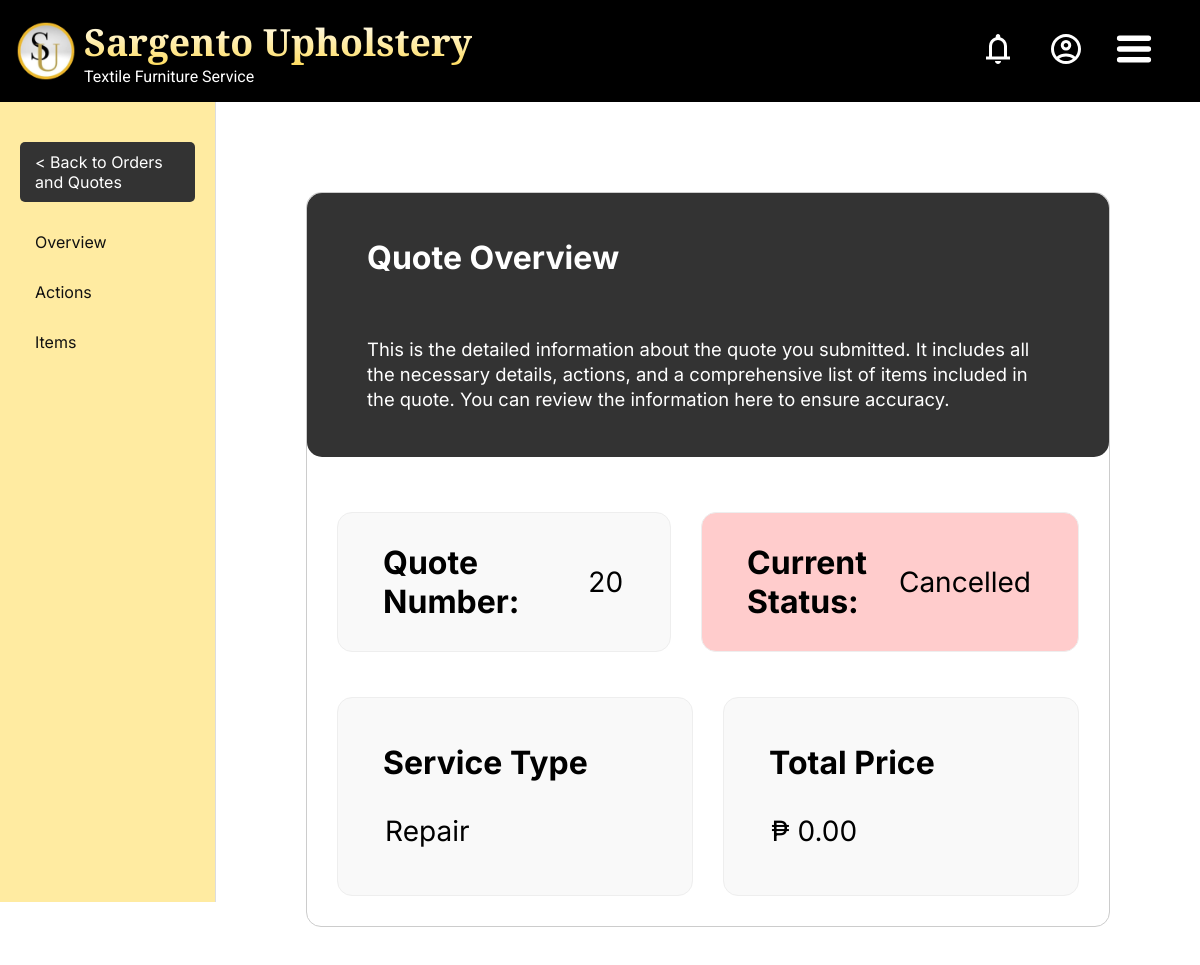
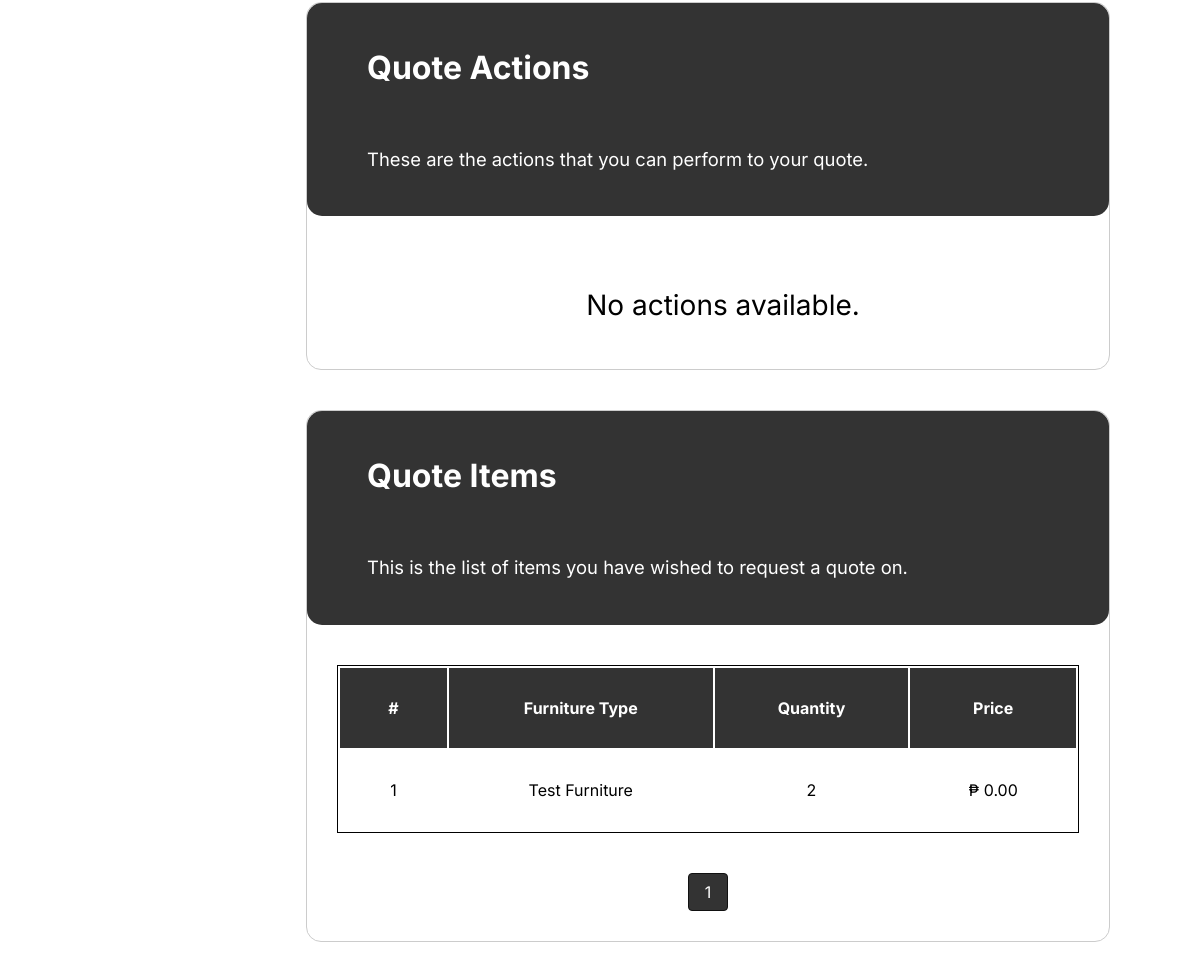
The app's page /my/quotes.php?quote_id=20 (signed in) with its own data (2 pictures, top to bottom).
### tables this page shows
CREATE TABLE `items` (
  `item_id` int NOT NULL,
  `quote_id` int DEFAULT NULL,
  `custom_id` int DEFAULT NULL,
  `furniture` varchar(255) DEFAULT NULL,
  `description` text,
  `item_ref_img` text,
  `quantity` int UNSIGNED DEFAULT NULL,
  `item_price` float DEFAULT NULL,
  `item_status` enum('pending','approved','modified','rejected','accepted','cancelled') DEFAULT 'pending'
);

CREATE TABLE `quotes` (
  `quote_id` int NOT NULL,
  `customer_id` int DEFAULT NULL,
  `service_type` enum('','repair','mto') DEFAULT NULL,
  `total_price` float DEFAULT NULL,
  `quote_status` enum('pending','approved','modified','rejected','accepted','cancelled') DEFAULT 'pending',
  `created_at` timestamp NULL DEFAULT CURRENT_TIMESTAMP,
  `updated_at` timestamp NULL DEFAULT CURRENT_TIMESTAMP ON UPDATE CURRENT_TIMESTAMP
);

### my/quotes.php (the view, shortened to what this page needs)
<?php
    $user_id = $_SESSION['user_id'];
    $quote_id = htmlspecialchars($_GET['quote_id']);
    require_once('../database_connection.php');
    $query = "
        SELECT
            *
        FROM
            `quotes` q
                RIGHT JOIN
            `items` i ON q.quote_id = i.quote_id
                LEFT JOIN
            `customs` c ON i.custom_id = c.custom_id
        WHERE
            q.quote_id = :quote_id
                AND
            q.customer_id = :customer_id
    ";
    $stmt = $conn->prepare($query);
    $stmt->bindParam(':quote_id', $quote_id, PDO::PARAM_INT);
    $stmt->bindParam(':customer_id', $user_id, PDO::PARAM_INT);
    $stmt->execute();
    $quote = $stmt->fetch(PDO::FETCH_ASSOC);
?>
<!DOCTYPE html>
<html lang="en">
<head>
    <link rel="stylesheet" href="/css/global.css">
    <link rel="stylesheet" href="/css/quotes.css">
</head>
<body>
    <?php require_once('../header.php'); ?>
    <div class="main-wrapper">
        <div class="sidebar__wrapper">
            <div class="sidebar__container">
                <div class="sidebar__back">
                    <a href="orders_and_quotes.php" class="quotes__back-button">< Back to Orders and Quotes</a>
                </div>
                <div class="sidebar">
                    <ul class="sidebar__list">
                        <li class="sidebar__item">
                            <a href="#overview" class="sidebar__link">Overview</a>
                        </li>
                        <li class="sidebar__item">
                            <a href="#actions" class="sidebar__link">Actions</a>
                        </li>
                        <li class="sidebar__item">
                            <a href="#items" class="sidebar__link">Items</a>
                        </li>
                    </ul>
                </div>
            </div>
        </div>
        <div class="quotes__wrapper">
            <div class="quotes">
                <div class="quotes-top   quotes-segment" id="overview">
                    <div class="quotes-top__intro   quotes-segment__intro">
                        <h1 class="quotes-top__title   quotes-segment__title">Quote Overview</h1>
                        <p class="quotes-top__desc   quotes-segment__desc">
                            This is the detailed information about the quote you submitted.
                            It includes all the necessary details, actions, and a comprehensive
                            list of items included in the quote. You can review the information
                            here to ensure accuracy.
                        </p>
                    </div>
                    <div class="quote-identif">
                        <div class="quote-number__wrapper   quote-identif__section">
                            <div class="quote-number__title   quote-section__title">
                                <h1>Quote Number: </h1>
                            </div>
                            <table class="quote-number">
                                <tr>
                                    <td class="td--top"><?= ($quote["quote_id"]) ?></td>
                                </tr>
                            </table>
                        </div>
                        <?php
                            $status_class = '';
                            switch ($quote["quote_status"]) {
                                case 'rejected':
                                case 'cancelled':
                                    $status_class = 'status-rejected';
                                    break;
                            }
                        ?>
                        <div class="quote-status__wrapper   quote-identif__section   <?= $status_class ?>">
                            <div class="quote-status__title quote-section__title">
                                <h1>Current Status: </h1>
                            </div>
                            <table class="quote-status">
                                <tr>
                                    <td class="td--top"><?= ucwords(str_replace('_', ' ', html_entity_decode($quote["quote_status"]))) ?></td>
                                </tr>
                            </table>
                        </div>
                    </div>
                    <div class="quote-info">
                        <div class="quote-type__wrapper   quote-info__section">
                            <div class="quote-type__title   quote-section__title">
                                <h1>Service Type</h1>
                            </div>
                            <table class="quote-type">
                                <tr>
                                    <td class="td--top"><?= ucwords(str_replace('_', ' ', htmlspecialchars($quote["service_type"] ?? 'N/A') == "mto" ? "Made-To-Order" : "Repair")) ?></td>
                                </tr>
                            </table>
                        </div>
                        <div class="quote-price__wrapper   quote-info__section">
                            <div class="quote-price__title   quote-section__title">
                                <h1>Total Price</h1>
                            </div>
                            <table class="quote-price">
                                <tr>
                                    <td class="td--top">₱ <?= number_format($quote["total_price"] ?? 0, 2, '.', ',') ?></td>
                                </tr>
                            </table>
                        </div>
                    </div>
                </div>
                <div class="quote-middle   quotes-segment" id="actions">
                    <div class="quotes-middle__intro   quotes-segment__intro">
                        <h1 class="quotes-middle__title   quotes-segment__title">Quote Actions</h1>
                        <p class="quotes-middle__desc   quotes-segment__desc">
                            These are the actions that you can perform to your quote.
                        </p>
                    </div>
                    <table class="quote-actions">
                        <tr>
                            <?php if($quote['quote_status'] != "approved" && ($quote['quote_status'] == "cancelled" || $quote['quote_status'] == "rejected" || $quote['quote_status'] == "accepted")): ?>
                                <td class="td--top   td--actions   td--no-action">
                                    No actions available.
                                </td>
                            <?php endif; ?>
                        </tr>
                    </table>
                </div>
                <div class="quotes-bottom   quotes-segment" id="items">
                    <div class="quotes-bottom__intro   quotes-segment__intro">
                        <h1 class="quotes-bottom__title   quotes-segment__title">Quote Items</h1>
                        <p class="quotes-bottom__desc   quotes-segment__desc">This is the list of items you have wished to request a quote on.</p>
                    </div>
                    <div class="quote-items__wrapper">
                        <?php
                            $items_per_page = 5;
                            $page = isset($_GET['page']) ? (int)$_GET['page'] : 1;
                            $offset = ($page - 1) * $items_per_page;
                            $query = "
                                SELECT
                                    *
                                FROM
                                    `items` i
                                        LEFT JOIN
                                    `customs` c ON i.custom_id = c.custom_id
                                WHERE
                                    i.quote_id = :quote_id
                                LIMIT :limit
                                OFFSET :offset
                            ";
                            $stmt = $conn->prepare($query);
                            $stmt->bindParam(':quote_id', $quote_id, PDO::PARAM_INT);
                            $stmt->bindParam(':limit', $items_per_page, PDO::PARAM_INT);
                            $stmt->bindParam(':offset', $offset, PDO::PARAM_INT);
                            $stmt->execute();
                            $items = $stmt->fetchAll(PDO::FETCH_ASSOC);
                            $query_total = "SELECT COUNT(*) as total FROM `items` WHERE `quote_id` = :quote_id";
                            $stmt_total = $conn->prepare($query_total);
                            $stmt_total->bindParam(':quote_id', $quote_id, PDO::PARAM_INT);
                            $stmt_total->execute();
                            $total_items = $stmt_total->fetch(PDO::FETCH_ASSOC)['total'];
                            $total_pages = ceil($total_items / $items_per_page);
                        ?>
                        <div id="quote-items-container">
                            <table class="quote-items">
                                <thead class="quote-items__thead">
                                    <tr class="quote-items__tr quote-items__tr--header">
                                        <th class="quote-items__th">#</th>
                                        <th class="quote-items__th">Furniture Type</th>
                                        <th class="quote-items__th">Quantity</th>
                                        <th class="quote-items__th">Price</th>
                                    </tr>
                                </thead>
                                <tbody class="quote-items__tbody">
                                    <?php if ($stmt->rowCount() > 0): ?>
                                        <?php foreach ($items as $i => $item): ?>
                                            <tr class="quote-items__tr   quote-items__tr--td   items__tr">
                                                <td class="quote-items__td"> <?= $i + 1 ?></td>
                                                <td class="quote-items__td"> <?= ucwords(htmlspecialchars($item["furniture"] ?? 'N/A')) ?> </td>
                                                <td class="quote-items__td"> <?= htmlspecialchars($item["quantity"] ?? 'N/A') ?> </td>
                                                <td class="quote-items__td"> ₱ <?= number_format($item["item_price"] ?? 0, 2, '.', ',') ?> </td>
                                            </tr>
                                        <?php endforeach; ?>
                                    <?php else: ?>
                                        <tr class="quote-items__tr">
                                            <td colspan="5">No records found.</td>
                                        </tr>
                                    <?php endif; ?>
                                </tbody>
                            </table>
                        </div>
                        <div class="pagination" id="pagination-controls">
                            <div class="pagination">
                                <?php for ($i = 1; $i <= $total_pages; $i++): ?>
                                    <a href="?quote_id=<?= $quote_id ?>&page=<?= $i ?>" class="<?= ($i == $page) ? 'active' : '' ?>"><?= $i ?></a>
                                <?php endfor; ?>
                            </div>
                        </div>
                    </div>
                </div>
            </div>
        </div>
    </div>
</body>
</html>

### css/global.css (style rules this page uses)
:root { --fs-48: clamp(28px, 3.12vw, 48px); --fs-40: clamp(26px, 2.59vw, 40px); --fs-36: clamp(25px, 2.34vw, 36px); --fs-32: clamp(24px, 2.08vw, 32px); --fs-24: clamp(22px, 1.56vw, 24px); --fs-20: clamp(18px, 1.3vw, 20px); --fs-18: clamp(16px, 1.17vw, 18px); --fs-16: clamp(14px, 0.78vw, 16px); }
* { box-sizing: border-box; margin: 0; padding: 0; text-decoration: none; }
body { font-family: 'Playfair Display', sans-serif; }

### css/quotes.css (style rules this page uses)
.main-wrapper { display: flex; font-family: "Inter", sans-serif; }
.sidebar__wrapper { width: 20%; background-color: #ffeba1; border-right: 1px solid #ddd; position: sticky; top: 0; left: 0; height: 100vh; overflow-y: auto; padding-top: 20px; }
.sidebar__container { padding: 20px; }
.sidebar__back { margin-bottom: 20px; }
.quotes__back-button { display: inline-block; padding: 10px 15px; background-color: #333; color: #fff; text-decoration: none; border-radius: 5px; }
.sidebar__list { list-style: none; padding: 0; margin: 0; }
.sidebar__item { margin-bottom: 10px; }
.sidebar__link { display: block; padding: 10px 15px; color: #111; text-decoration: none; background-color: #ffeba1; border-radius: 5px; transition: background-color 0.3s ease; }
.quotes__wrapper { width: 80%; height: auto; margin: 5vmin; display: flex; }
.quotes { padding: 2.5vmin; }
.quotes-segment { border: 1px solid #ccc; border-radius: 15px; margin-bottom: 2.5em; }
.quotes-segment__intro { background-color: #fff; padding: 3.75vmin; border-radius: 15px; background-color: #333; color: white; margin-bottom: 2.5em; }
.quotes-segment__title { margin: 0 1.25vmin; margin-bottom: 5vmin; }
.quotes-segment__desc { margin: 0 1.25vmin; max-width: 100%; text-wrap: wrap; line-height: 1.35em; font-size: 1.15em; }
.quote-identif, .quote-info { width: calc(100%-2.5vmin); display: flex; margin: 1.25vmin; }
.quote-identif__section, .quote-info__section { background-color: #f9f9f9; padding: 2.5vmin; border-radius: 15px; border: 1px solid #eee; width: 50%; flex: 1 1 (50%-2.5vmin); margin: 1.25vmin; }
.quote-number__wrapper, .quote-status__wrapper { display: flex; align-items: center; }
.status-rejected { background-color: #ffcccc; }
.quote-number__title, .quote-number, .quote-status__title, .quote-status { width: 50%; margin: 0 15px; }
.quote-number, .quote-status { text-align: right; font-size: 1.75em; }
.quote-type__wrapper, .quote-price__wrapper, .quote-actions__wrapper { display: flex; flex-direction: column; }
.quote-type__title, .quote-type, .quote-price__title, .quote-price, .quote-actions__title, .quote-actions { margin: 1.25vmin; }
.quote-type, .quote-price, .quote-actions { font-size: 1.75em; }
.quote-actions { display: flex; flex-direction: column; align-items: center; width: 100%; }
.td--no-action { padding: 2.5vmin; }
.quote-items__wrapper { width: calc(100%-2.5vmin); margin: 2.5vmin; }
.quote-items { width: 100%; height: auto; border: 1px solid black; }
.quote-items__tr--header { background-color: #333; color: white; }
.quote-items__th, .quote-items__td { padding: 2.5vmin; text-align: center; }
.quote-items__td { cursor: pointer; }
.pagination { display: flex; justify-content: center; margin-top: 20px; }
.pagination a { margin: 0 5px; padding: 8px 16px; text-decoration: none; color: #000; border: 1px solid #ddd; border-radius: 4px; }
.pagination a.active { background-color: #333; color: white; border: 1px solid #111; }

### records on screen
items: quote "20", quote.quote_status "Cancelled", quote.service_type "Repair", quote.total_price "0.00", furniture "Test Furniture", quantity "2", item_price "0.00"
